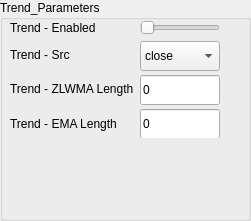
              <widget class="QGroupBox" name="grpBox_Trend_parameters_">
               <property name="geometry">
                <rect>
                 <x>800</x>
                 <y>300</y>
                 <width>251</width>
                 <height>221</height>
                </rect>
               </property>
               <property name="title">
                <string>Trend_Parameters</string>
               </property>
               <widget class="QWidget" name="layoutWidget_24">
                <property name="geometry">
                 <rect>
                  <x>10</x>
                  <y>20</y>
                  <width>222</width>
                  <height>118</height>
                 </rect>
                </property>
                <layout class="QGridLayout" name="gridLayout_53">
                 <item row="0" column="0">
                  <widget class="QLabel" name="lblMptEnabled_21">
                   <property name="text">
                    <string>Trend - Enabled</string>
                   </property>
                  </widget>
                 </item>
                 <item row="1" column="0">
                  <widget class="QLabel" name="lblTrendAppliedPrice_9">
                   <property name="text">
                    <string>Trend - Src</string>
                   </property>
                  </widget>
                 </item>
                 <item row="1" column="1">
                  <widget class="QComboBox" name="drpTrendAppliedPrice_9">
                   <property name="minimumSize">
                    <size>
                     <width>0</width>
                     <height>30</height>
                    </size>
                   </property>
                   <item>
                    <property name="text">
                     <string>close</string>
                    </property>
                   </item>
                   <item>
                    <property name="text">
                     <string>open</string>
                    </property>
                   </item>
                   <item>
                    <property name="text">
                     <string>high</string>
                    </property>
                   </item>
                   <item>
                    <property name="text">
                     <string>low</string>
                    </property>
                   </item>
                   <item>
                    <property name="text">
                     <string>HL2</string>
                    </property>
                   </item>
                   <item>
                    <property name="text">
                     <string>HLC3</string>
                    </property>
                   </item>
                   <item>
                    <property name="text">
                     <string>OHLC</string>
                    </property>
                   </item>
                  </widget>
                 </item>
                 <item row="0" column="1">
                  <widget class="QSlider" name="hSlider_SELL_IndicatorEnabled_28">
                   <property name="maximum">
                    <number>5</number>
                   </property>
                   <property name="orientation">
                    <enum>Qt::Horizontal</enum>
                   </property>
                  </widget>
                 </item>
                 <item row="2" column="0">
                  <widget class="QLabel" name="lblTrendLongEmaPeriod_9">
                   <property name="text">
                    <string>Trend - ZLWMA Length</string>
                   </property>
                  </widget>
                 </item>
                 <item row="2" column="1">
                  <widget class="QLineEdit" name="txtTrendLongEmaPeriod_9">
                   <property name="minimumSize">
                    <size>
                     <width>0</width>
                     <height>30</height>
                    </size>
                   </property>
                   <property name="text">
                    <string>0</string>
                   </property>
                  </widget>
                 </item>
                 <item row="3" column="1">
                  <widget class="QLineEdit" name="txtTrendShortEmaPeriod_9">
                   <property name="sizePolicy">
                    <sizepolicy hsizetype="Expanding" vsizetype="Fixed">
                     <horstretch>0</horstretch>
                     <verstretch>0</verstretch>
                    </sizepolicy>
                   </property>
                   <property name="minimumSize">
                    <size>
                     <width>0</width>
                     <height>30</height>
                    </size>
                   </property>
                   <property name="text">
                    <string>0</string>
                   </property>
                  </widget>
                 </item>
                 <item row="3" column="0">
                  <widget class="QLabel" name="lblTrendShortEmaPeriod_9">
                   <property name="text">
                    <string>Trend - EMA Length</string>
                   </property>
                  </widget>
                 </item>
                 <item row="1" column="2">
                  <spacer name="horizontalSpacer_33">
                   <property name="orientation">
                    <enum>Qt::Horizontal</enum>
                   </property>
                   <property name="sizeHint" stdset="0">
                    <size>
                     <width>40</width>
                     <height>20</height>
                    </size>
                   </property>
                  </spacer>
                 </item>
                </layout>
               </widget>
              </widget>
